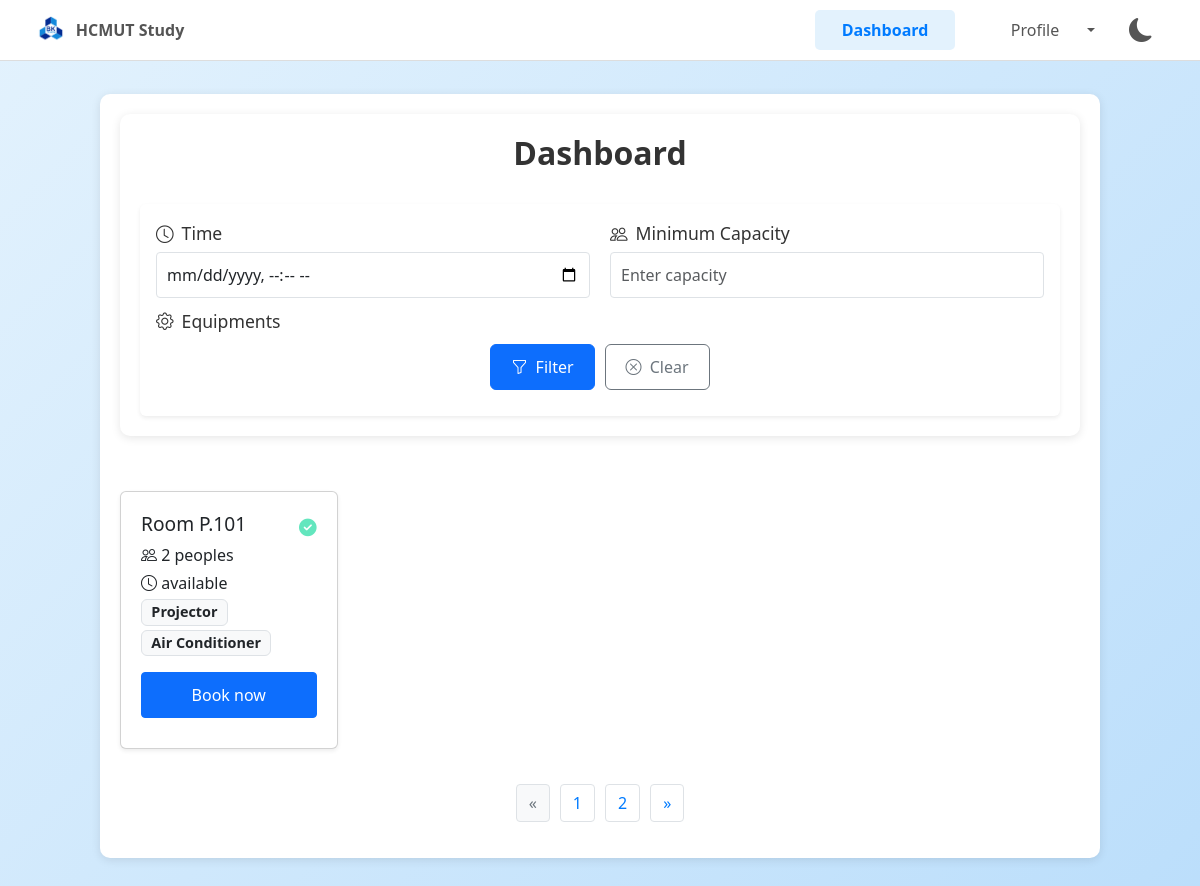
The page /dashboard?page=-1 (signed in) on the database its author committed.
### models/study_space.py (models this page shows, shortened)
class Room(Base):
    __tablename__ = "rooms"
    roomID = Column(String, primary_key=True, index=True)  # Changed to String
    type = Column(String, nullable=False)
    capacity = Column(Integer, nullable=False)
    equipment = Column(String)  # Storing as JSON string
    status = Column(String, default="available")
    location = Column(String)
    timeSlot_id = Column(Integer, ForeignKey("datetime_ranges.id"), nullable=True)
    timeSlot = relationship("DateTimeRange")

### controllers/reservation_controller.py (the view)
@reservation_bp.route('/dashboard')
def dashboard():
    if 'user' not in session:
        return redirect(url_for('auth.login'))
    db = next(get_db())
    time_filter = request.args.get('time')
    capacity = request.args.get('capacity')
    equipment = request.args.get('equipment[]')  # Adjusted to match multiple selection
    page = int(request.args.get('page', 1))  # Get page number, default to 1
    criteria = {}
    if time_filter:
        start = datetime.strptime(time_filter, '%Y-%m-%dT%H:%M')
        end = start + timedelta(hours=1/600)
        criteria['timeSlot'] = DateTimeRange(startTime=start, endTime=end)
    if capacity:
        criteria['capacity'] = int(capacity)
    if equipment:
        criteria['equipment'] = [equipment]
    user = db.query(User).filter_by(userID=session['user']['id']).first()
    if not user:
        db.close()
        return redirect(url_for('auth.login'))
    rooms = db.query(Room).options(joinedload(Room.timeSlot)).all()
    db.close()
    ITEMS_PER_PAGE = 12
    start = (page - 1) * ITEMS_PER_PAGE
    end = start + ITEMS_PER_PAGE
    paginated_rooms = rooms[start:end]
    total_rooms = len(rooms)
    spaces = [
        {
            'id': room.roomID,
            'capacity': room.capacity,
            'status': room.status,
            'equipment': json.loads(room.equipment) if isinstance(room.equipment, str) else room.equipment,
            'timeslot': room.timeSlot.to_string() if room.timeSlot else "available"
        } for room in paginated_rooms
    ]
    return render_template('dashboard.html',
                           spaces=spaces,
                           current_page=page,
                           total_spaces=total_rooms)

### data/database.py (called while the page is built)
def get_db():
    db = SessionLocal()
    try:
        yield db
    finally:
        db.close()

### views/template/dashboard.html (shortened to what this page needs)
{% extends 'base.html' %}
{% block content %}
<link href="https://cdn.jsdelivr.net/npm/choices.js/public/assets/styles/choices.min.css" rel="stylesheet">
<link rel="stylesheet" href="{{ url_for('static', filename='style.css') }}">
<br>
<div class="dashboard-container">
    <div class="mb-4 filter-form">
        <h2 class="fw-bold">Dashboard</h2>
        <br>
        <form method="GET" class="p-3 rounded shadow-sm">
            <div class="row">
                <div class="col-md-6 mb-2">
                    <label for="time" class="form-label">
                        <i class="bi bi-clock"></i> Time
                    </label>
                    <input type="datetime-local" class="form-control" id="time" name="time" required
                           value="{{ request.args.get('time', '') }}">
                </div>
                <div class="col-md-6 mb-2">
                    <label for="capacity" class="form-label">
                        <i class="bi bi-people"></i> Minimum Capacity
                    </label>
                    <input type="number" class="form-control" id="capacity" name="capacity" placeholder="Enter capacity"
                           value="{{ request.args.get('capacity', '') }}">
                </div>
            </div>
            <div class="mb-3">
                <label for="equipment" class="form-label">
                    <i class="bi bi-gear"></i> Equipments
                </label>
            </div>
            <div class="center">
                <button type="submit" class="btn btn-primary button-resize">
                    <i class="bi bi-funnel me-1"></i> Filter
                </button>
                <button type="reset" class="btn btn-outline-secondary button-resize">
                    <i class="bi bi-x-circle me-1"></i> Clear
                </button>
            </div>
        </form>
    </div>
    <div class="row g-3">
        {% for space in spaces %}
        <div class="col-6 col-md-4 col-lg-3">
            <div class="card shadow-sm space-card">
                <div class="card-body">
                    <div class="d-flex justify-content-between align-items-center">
                        <h5 class="card-title">Room {{ space.id }}</h5>
                        <span class="status-icon">
                            {% if space.status == 'available' %}
                                <i class="fa-solid fa-circle-check" style="color: #63E6BE;"></i>
                            {% elif space.status == 'reserved' %}
                                <i class="fa-solid fa-circle-info" style="color: #FFD43B;"></i>
                            {% else %}
                                <i class="fa-solid fa-circle-xmark" style="color: #ff0000;"></i>
                            {% endif %}
                        </span>
                    </div>
                    <p class="card-text mb-1">
                        <i class="bi bi-people"></i> {{ space.capacity }} peoples
                    </p>
                    <p class="card-text mb-1">
                        {% if space.timeslot%}
                            <i class="bi bi-clock"></i> {{ space.timeslot }}
                        {% elif space.status == "In Maintenance" %}
                            <i class="bi bi-clock"></i> {{ "In Maintenance" }}
                        {% endif %}
                    </p>
                    <div class="d-flex flex-wrap gap-1">
                        {% for tag in space.equipment %}
                        <span class="badge bg-light border text-dark">{{ tag }}</span>
                        {% endfor %}
                    </div>
                    <div class="mt-3">
                        {% if space.status == 'available' %}
                        <a href="{{ url_for('reservation.reserve_space', space_id=space.id) }}" class="btn btn-primary btn-sm w-100 button-resize">Book now</a>
                        {% elif space.status == 'reserved' and session.user.role == 'student' %}
                        <a href="{{ url_for('reservation.checkin', space_id=space.id) }}" class="btn btn-warning btn-sm w-100">Check-In</a>
                        {% endif %}
                    </div>
                </div>
            </div>
        </div>
        {% endfor %}
    </div>
    <div class="pagination-container">
        <nav aria-label="Page navigation">
            <ul class="pagination">
                <li class="page-item {% if current_page <= 1 %}disabled{% endif %}">
                    {% set args = request.args.to_dict() %}
                    {% set _ = args.pop('page', None) %}
                    <a class="page-link" href="{{ url_for('reservation.dashboard', page=current_page-1, **args) }}" aria-label="Previous">
                        <span aria-hidden="true">«</span>
                    </a>
                </li>
                {% set total_pages = (total_spaces / 12) | round(0, 'ceil') | int %}
                {% set start_page = [1, current_page - 2] | max %}
                {% set end_page = [total_pages, current_page + 2] | min %}
                {% for page in range(start_page, end_page + 1) %}
                    <li class="page-item {% if page == current_page %}active{% endif %}">
                        {% set args = request.args.to_dict() %}
                        {% set _ = args.pop('page', None) %}
                        <a class="page-link" href="{{ url_for('reservation.dashboard', page=page, **args) }}">{{ page }}</a>
                    </li>
                {% endfor %}
                {% if end_page < total_pages %}
                    <li class="page-item">
                        {% set args = request.args.to_dict() %}
                        {% set _ = args.pop('page', None) %}
                        <a class="page-link" href="{{ url_for('reservation.dashboard', page=total_pages, **args) }}">{{ total_pages }}</a>
                    </li>
                {% endif %}
                <li class="page-item {% if current_page >= total_pages %}disabled{% endif %}">
                    {% set args = request.args.to_dict() %}
                    {% set _ = args.pop('page', None) %}
                    <a class="page-link" href="{{ url_for('reservation.dashboard', page=current_page+1, **args) }}" aria-label="Next">
                        <span aria-hidden="true">»</span>
                    </a>
                </li>
            </ul>
        </nav>
    </div>
</div>
{% endblock %}

### views/static/style.css (style rules this page uses)
body.login-body .btn-primary, .btn-outline-secondary { width: 100%; font-size: 1rem; padding: 10px; }
.dashboard-container { padding: 10px; background-color: #f8f9fa; }
.filter-form { margin-bottom: 20px; background-color: #fff; }
.space-card { height: 100%; }
.space-card .card-body { padding: 15px; }
.space-card .card-title { font-size: 1.1rem; }
.space-card .card-text { font-size: 0.9rem; }
.space-card .badge { font-size: 0.8rem; }
.space-card .btn { font-size: 0.9rem; padding: 8px; }
.center { display: flex; justify-content: center; align-items: center; gap: 10px; }
.status-icon { font-size: 1rem; line-height: 1; }
.filter-form .form-label { display: flex; align-items: center; gap: 5px; font-size: 0.9rem; margin-bottom: 5px; }
.filter-form .form-control { font-size: 0.9rem; padding: 8px; border-radius: 0.25rem; transition: border-color 0.2s; }
.filter-form .mb-2, .filter-form .mb-3 { margin-bottom: 10px !important; }
.pagination-container { margin-top: 20px; display: flex; justify-content: center; align-items: center; }
.pagination .page-item .page-link { border-radius: 0.25rem; margin: 0 5px; color: #007bff; border: 1px solid #dee2e6; transition: background-color 0.2s, color 0.2s; }
.pagination .page-item.disabled .page-link { color: #6c757d; pointer-events: none; background-color: #f8f9fa; border-color: #dee2e6; }
@media (min-width: 768px) { body { background: linear-gradient(135deg, #e3f2fd 0%, #bbdefb 100%); } }
@media (min-width: 768px) { .dashboard-container { padding: 20px; max-width: 1000px; margin: 0 auto; background-color: #fff; border-radius: 10px; box-shadow: 0 2px 10px rgba(0, 0, 0, 0.1); } }
@media (min-width: 768px) { .filter-form { border-radius: 10px; box-shadow: 0 2px 10px rgba(0, 0, 0, 0.1); padding: 20px; margin-bottom: 30px; } }
@media (min-width: 768px) { .filter-form .row { margin: 0 -10px; } }
@media (min-width: 768px) { .filter-form .col-md-6 { padding: 0 10px; } }
@media (min-width: 768px) { .filter-form .form-label { font-size: 1.1rem; gap: 8px; } }
@media (min-width: 768px) { .filter-form .form-control, .filter-form .choices__inner { font-size: 1rem; padding: 10px; min-height: 38px; } }
@media (min-width: 768px) { .filter-form .btn { font-size: 1rem; padding: 10px 20px; } }
@media (min-width: 768px) { .space-card { transition: transform 0.2s; } }
@media (min-width: 768px) { .space-card .card-body { padding: 20px; } }
@media (min-width: 768px) { .space-card .card-title { font-size: 1.2rem; } }
@media (min-width: 768px) { .space-card .card-text { font-size: 1rem; } }
@media (min-width: 768px) { .space-card .badge { font-size: 0.9rem; } }
@media (min-width: 768px) { .space-card .btn { font-size: 1rem; padding: 10px; } }
@media (min-width: 768px) { .row.g-3 { margin: 0 -15px; } }
@media (min-width: 768px) { .col-6 { padding: 15px; } }
@media (min-width: 768px) { .button-resize { max-width: 200px; transition: transform 0.2s, box-shadow 0.2s, background-color 0.2s; } }
@media (min-width: 768px) { .center .btn { width: auto; } }
@media (min-width: 768px) { .status-icon { font-size: 1.1rem; } }
body.body-home h1, h2 { text-align: center; }

### views/template/base.html (style rules this page uses)
body { padding-top: 0; background: linear-gradient(135deg, #e3f2fd 0%, #bbdefb 100%); background-repeat: no-repeat; background-attachment: fixed; font-size: 16px; color: #333; transition: background 0.3s ease, color 0.3s ease; margin: 0; min-height: 100vh; }
.btn { width: 100%; margin-bottom: 10px; }
@media (min-width: 768px) { body { padding-top: 60px; } }
body { padding-bottom: 60px; }

### rows shown on the page
Room: id "P.101", capacity "2", timeslot "available", equipment "Projector" "Air Conditioner"

### other values the page prints
{{ page }} "1"
{{ total_pages }} "2"
